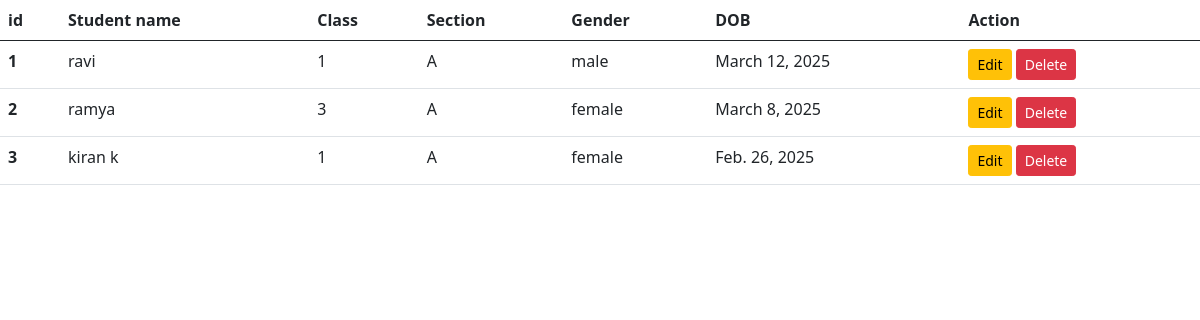
Before: /student/student_list/ with the older database file.
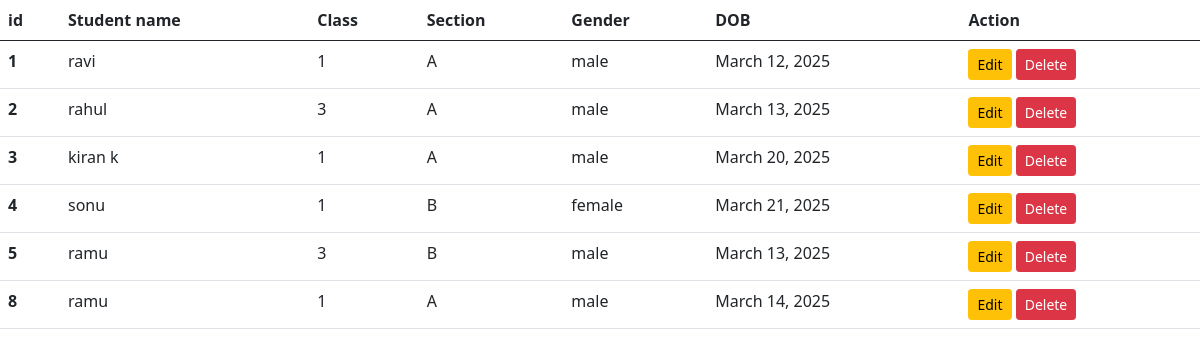
After: the same page with the newer database file.
### student/models.py (models this page shows)
class Student(models.Model):
    sname = models.CharField(max_length=100)
    sclass = models.CharField(max_length=10)
    ssection = models.CharField(max_length=10)
    sgender = models.CharField(max_length=10)
    sdob = models.DateField()

### student/views.py (the view)
# urls.py: path('student_list/', student_list, name='student_list'),
def student_list(request):
    Students = Student.objects.all()
    return render(request, 'students/student_list.html', {'Students': Students})

### student/templates/students/student_list.html (shortened to what this page needs)
<!doctype html>
<html lang="en">
  <head>
    <link href="https://cdn.jsdelivr.net/npm/bootstrap@5.0.2/dist/css/bootstrap.min.css" rel="stylesheet">
  </head>
  <body>
    <table class="table">
        <thead>
          <tr>
            <th scope="col">id</th>
            <th scope="col">Student name</th>
            <th scope="col">Class</th>
            <th scope="col">Section</th>
            <th scope="col">Gender</th>
            <th scope="col">DOB</th>
            <th scope="col">Action</th>
          </tr>
        </thead>
        <tbody>
        {% for stu in Students %}
          <tr>
            <th scope="row">{{ stu.id }}</th>
            <td>{{ stu.sname }}</td>
            <td>{{ stu.sclass }}</td>
            <td>{{ stu.ssection }}</td>
            <td>{{ stu.sgender }}</td>
            <td>{{ stu.sdob }}</td>
            <td>
                <a href="{% url 'student_update' stu.id %}" class="btn btn-warning btn-sm">Edit</a>
                <a href="{% url 'student_delete' stu.id %}" class="btn btn-danger btn-sm">Delete</a>
            </td>
          </tr>
          {% endfor %}
        </tbody>
      </table>
  </body>
</html>

Changed rows visible on the page:
changed Student id 2: sname "ramya" → "rahul"; sgender "female" → "male"; sdob "March 8, 2025" → "March 13, 2025"
changed Student "kiran k": sgender "female" → "male"; sdob "Feb. 26, 2025" → "March 20, 2025"
added Student: id "4", sname "sonu", sclass "1", ssection "B", sgender "female", sdob "March 21, 2025"
added Student: id "5", sname "ramu", sclass "3", ssection "B", sgender "male", sdob "March 13, 2025"
added Student: id "8", sname "ramu", sclass "1", ssection "A", sgender "male", sdob "March 14, 2025"
